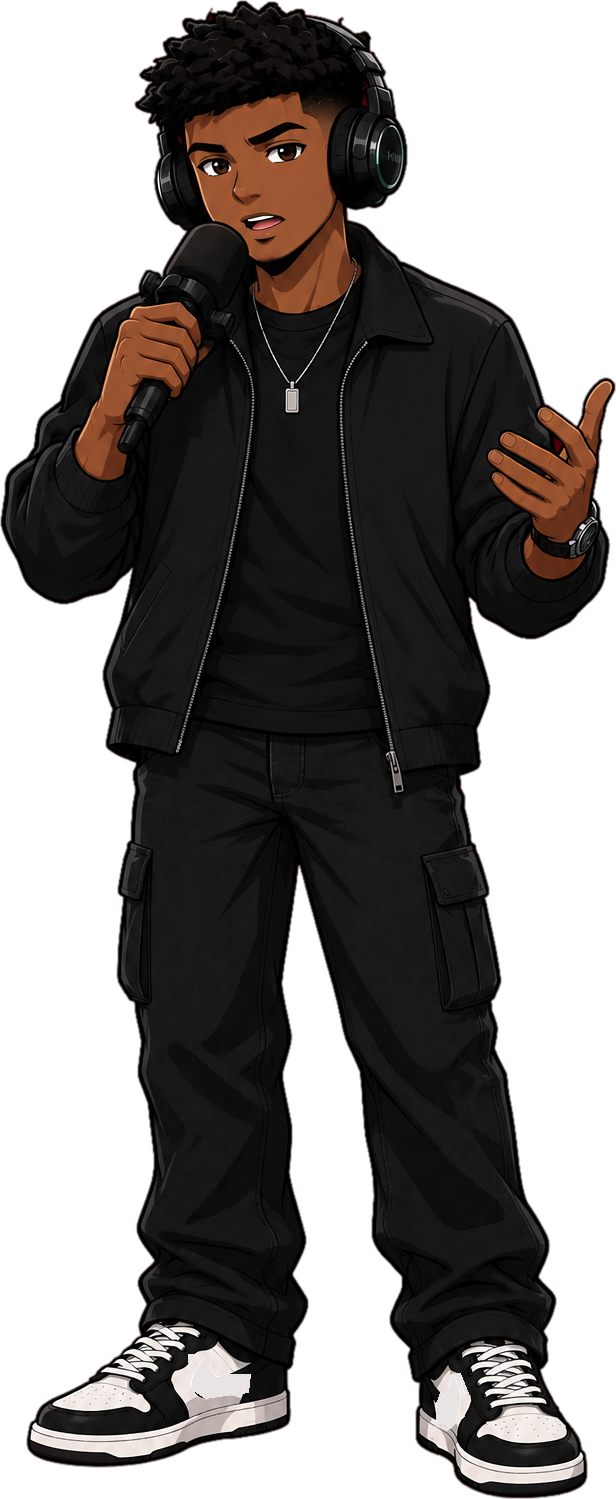
#> input picture assets/caso/apresentador.png, 616 x 1499 px
$ python -i caso_edicao.py   (imports and definitions only)
#> lines starting #> are read from the running program, lines starting #| are printed output that depends on the picture
"""
Caso Ao Vivo — edição profissional no estilo dos canais dark de investigação.

O que este módulo faz com as falas narradas:
- planos alternados do apresentador (aberto, médio e fechado), com movimento de câmera e paralaxe;
- cenas de apoio em motion graphics: número que conta, mapa com alvo, linha do tempo,
  documento datilografado, revelação em tipografia cinética e cartão final;
- cortes com flash e separação de cores, color grading frio/quente, grão de filme e vinheta;
- legendas por palavra sincronizadas com a voz, com palavras-chave em destaque e áreas seguras;
- trilha atmosférica com ducking, efeitos sonoros nos cortes e volume normalizado (-14 LUFS).

Tudo é desenhado aqui (Pillow + ffmpeg). Nenhuma imagem de terceiros é usada.
"""
import array
import math
import multiprocessing
import os
import random
import re
import subprocess
from pathlib import Path

from PIL import Image, ImageChops, ImageDraw, ImageFilter, ImageFont

RAIZ = Path(__file__).resolve().parent
ASSETS = RAIZ / "assets" / "caso"
FONTES = RAIZ / "assets" / "fontes"
FPS = 30

OURO = (205, 46, 58)          # acento: vermelho (nome mantido por compatibilidade)
OURO_VIVO = (255, 104, 112)   # palavra-chave na legenda
CINZA = (190, 194, 202)
VERMELHO = (226, 48, 62)
TEXTO = (242, 239, 232)
APAGADO = (150, 158, 172)
TIPOS = ("numero", "local", "data", "documento", "revelacao", "pergunta", "cartao")


# =====================================================================
# utilidades
# =====================================================================
def clamp(x, a=0.0, b=1.0):
    return a if x < a else b if x > b else x


def ease_out(x):
    x = clamp(x)
    return 1 - (1 - x) ** 3


def suave(x):
    x = clamp(x)
    return x * x * (3 - 2 * x)


def _h(n):
    n = (int(n) * 2654435761) & 0xFFFFFFFF
    return (n ^ (n >> 13)) & 0xFFFFFFFF


_cache_fontes = {}


# [25 lines left out: function _fonte, not called in this run]


def f_impacto(t): return _fonte(["Anton-Regular.ttf", "DejaVuSans-Bold.ttf"], t)
def f_serif(t): return _fonte(["DMSerifDisplay-Regular.ttf", "DejaVuSerif.ttf"], t)
def f_mono(t): return _fonte(["JetBrainsMono-Bold.ttf", "DejaVuSansMono-Bold.ttf"], t, "Bold")
def f_texto(t): return _fonte(["Rubik[wght].ttf", "Rubik-Medium.ttf", "DejaVuSans.ttf"], t, "Medium")
def f_maquina(t): return _fonte(["JetBrainsMono-Bold.ttf", "DejaVuSansMono.ttf"], t, "Regular")


_D = ImageDraw.Draw(Image.new("RGB", (1, 1)))


def largura(texto, fonte, esp=0):
    return _D.textlength(texto, font=fonte) + esp * max(0, len(texto) - 1)


# [19 lines left out: functions quebrar, ajustar, not called in this run]


class Sprite:
    """Texto pronto para colar: imagem RGBA e a posição da linha de base dentro dela."""

    # [56 lines left out: functions __init__, colar, colar, not called in this run]


def gradiente_v(w, h, topo, base):
    g = Image.linear_gradient("L").resize((w, h))
    return Image.merge("RGB", [g.point(lambda v, a=a, b=b: int(a + (b - a) * v / 255)) for a, b in zip(topo, base)])


# [9 lines left out: function brilho, not called in this run]


def _lut():
    canais = ([], [], [])
    for v in range(256):
        x = v / 255
        c = 0.62 * x + 0.38 * (x * x * (3 - 2 * x))       # curva em S (contraste)
        sombra, luz = (1 - c) ** 2, c ** 3
        canais[0].append(int(clamp(c - 0.014 * sombra + 0.040 * luz) * 255))
        canais[1].append(int(clamp(c + 0.012 * sombra + 0.006 * luz) * 255))
        canais[2].append(int(clamp(c + 0.045 * sombra - 0.035 * luz) * 255))
#> further down, picture is the input picture: PIL image 616x1499 RGBA; mean R, G, B, A 56.1, 18.5, 23, 143.9
    return canais[0] + canais[1] + canais[2]


LUT = _lut()


def graduar(img, cor=0.45):
    """Color grading documental: pouca saturação, sombras frias e contraste de cinema."""
#> called with cor = 0.45
    from PIL import ImageEnhance
    rgb = img.convert("RGB").point(LUT)
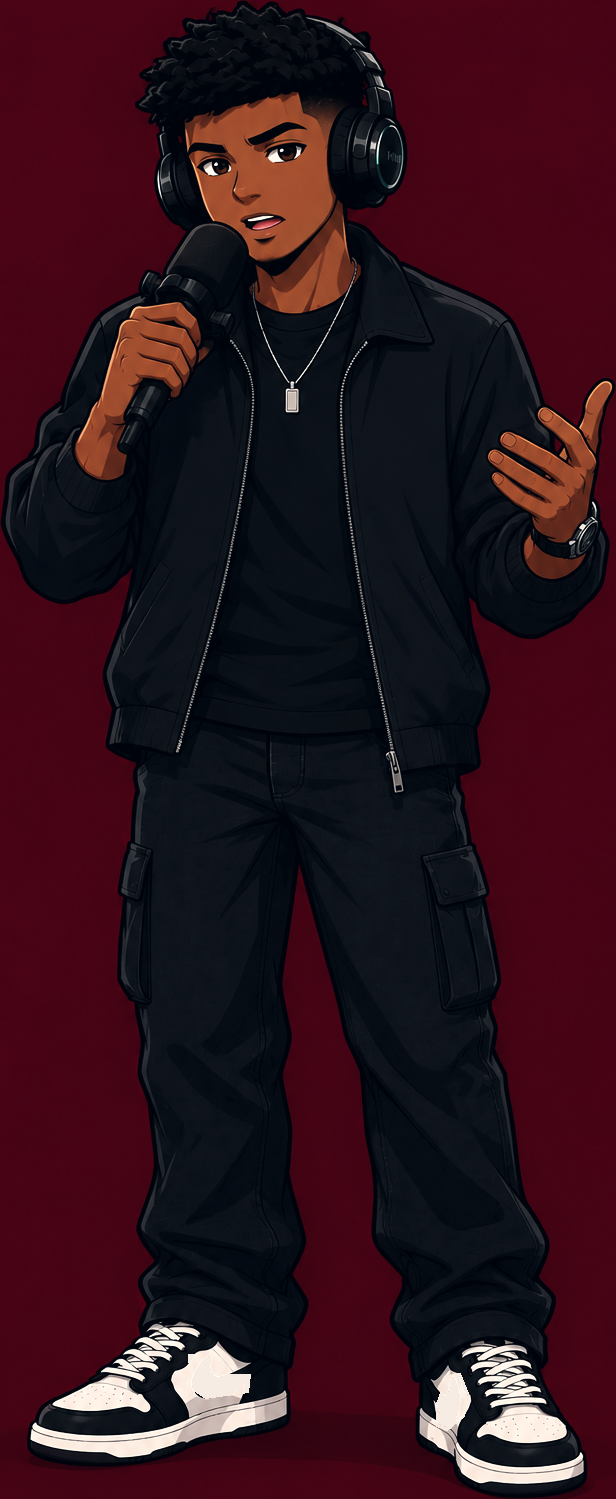
#> rgb: PIL image 616x1499 RGB; mean R, G, B 47.9, 18, 27.7
    return ImageEnhance.Color(rgb).enhance(cor).convert("RGBA")
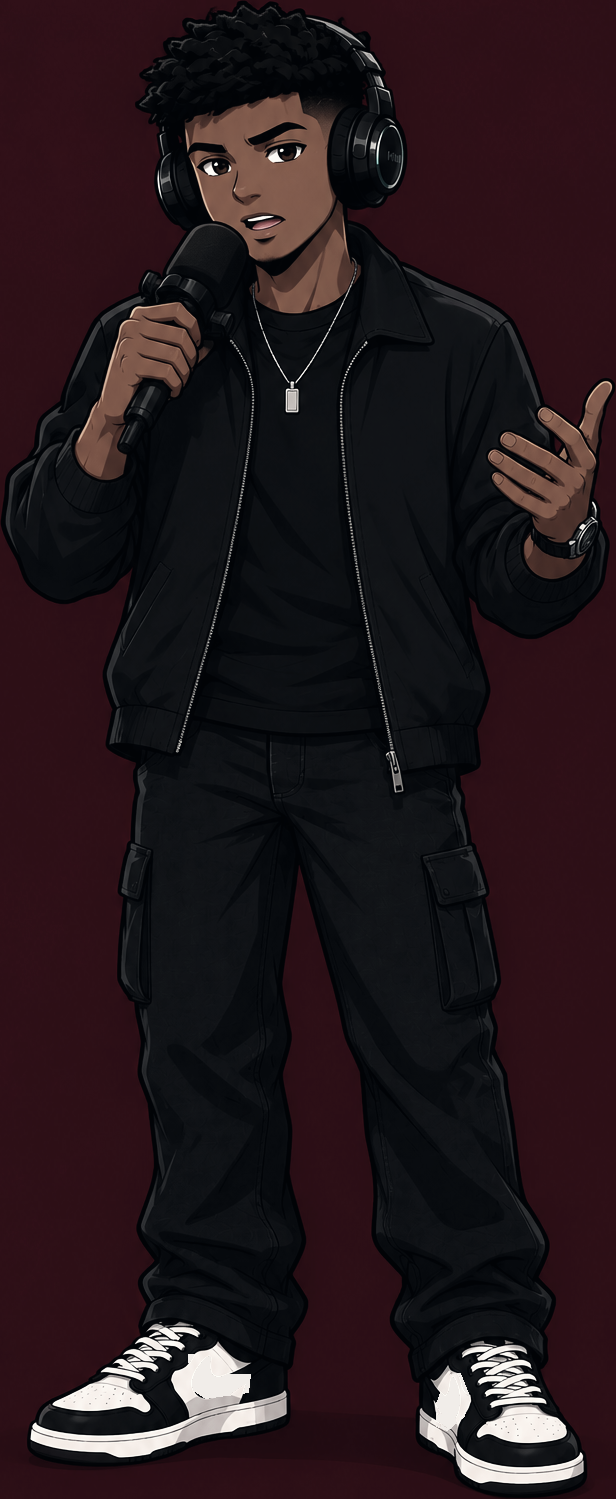
#> returned value: PIL image 616x1499 RGBA; mean R, G, B, A 36.4, 23.2, 27.5, 255


# [161 lines left out: functions vinheta, grao, painel, layout, placa_estudio, fundo_grafico, not called in this run]


class _Zoom:
    def __init__(self, L):
        self.L = L
        self._cz = {}

    # [11 lines left out: function zoom, not called in this run]


# =====================================================================
# apresentador
# =====================================================================
ENQUADRAMENTOS = {
    # zoom, ponto de foco (fração da altura do corpo, a partir do chão), posição na tela (fração)
    "aberto": (1.00, None, None),
    "medio": (1.55, 0.64, (0.50, 0.47)),
    "fechado": (2.10, 0.84, (0.50, 0.40)),
}


class Apresentador:
    # [50 lines left out: functions __init__, _geometria, quadro, not called in this run]


# =====================================================================
# artes de apoio
# =====================================================================
class G3D(_Zoom):
    """Cena em animação 3D (imagem gerada pelo criador): tela cheia, câmera em movimento e selo de dramatização."""

    # [37 lines left out: functions __init__, quadro, not called in this run]


class GArquivo(_Zoom):
    """Foto de arquivo real (licença livre): preto e branco, movimento lento e crédito do autor na tela."""

    # [75 lines left out: functions __init__, quadro, _num_br, not called in this run]


class GNumero(_Zoom):
    """Número que conta até o valor (ou um título forte, quando não há número)."""

    # [92 lines left out: functions __init__, _s1, quadro, _mapa, not called in this run]


class GLocal(_Zoom):
    """Mapa ilustrativo (não é o mapa real) com alvo pulsando e o nome do lugar."""

    # [50 lines left out: functions __init__, quadro, not called in this run]


class GData(_Zoom):
    """Linha do tempo com a data em destaque."""

    # [45 lines left out: functions __init__, quadro, not called in this run]


class GDocumento(_Zoom):
    """Folha datilografada com o resumo de um fato noticiado e um carimbo de fonte."""

    # [78 lines left out: functions __init__, quadro, not called in this run]

    def tempos(self, dur):
        t_digitar = min(2.6, max(0.8, dur * 0.55))
        return 0.25, t_digitar, 0.25 + t_digitar + 0.15


class GRevelacao(_Zoom):
    """Tipografia cinética: as palavras entram batendo, uma por vez."""

    # [38 lines left out: function __init__, not called in this run]

    def impactos(self):
        return [0.08 + i * 0.24 for i in range(len(self.sprites))]

    # [25 lines left out: function quadro, not called in this run]


class GPergunta(_Zoom):
    """Cartão final: a pergunta para os comentários e o convite para seguir."""

    # [91 lines left out: functions __init__, quadro, apoio_da_cena, tempos_palavras, not called in this run]


def _limpa(p):
    return re.sub(r"[^\wÀ-ÿ$%]", "", p.lower())


CHAVES_CANAL = {"desapareceu", "desapareceram", "desaparecimento", "sumiu", "crime", "crimes", "milhões", "milhão", "bilhões",
                "mistério", "misterioso", "investigação", "investigar", "segredo", "golpe", "golpes", "golpista", "fraude",
                "roubo", "furto", "assalto", "preso", "presa", "presos", "condenado", "condenada", "morto", "morta", "morte",
                "assassinato", "polícia", "ninguém", "nunca", "verdade"}


# [38 lines left out: functions marcar_chaves, paginas, not called in this run]


class Legendas:
    """Legenda do canal: texto branco em caixa alta, palavras-chave em vermelho, até 2 linhas.
    As palavras ainda não faladas aparecem mais apagadas (animação discreta, sincronizada com a voz)."""

    VERMELHO = (232, 52, 64)

    def __init__(self, L, pags):
        self.L, self.pags, self.cache, self.i = L, pags, {}, 0

    # [153 lines left out: functions _sprite, desenhar, planejar, not called in this run]


# =====================================================================
# áudio
# =====================================================================
def _ff(*args):
    subprocess.run(["ffmpeg", "-y", "-v", "error", *args], check=True)


# [64 lines left out: functions duracao, _pausa, ajuste_tempo, juntar_narracao, envelope, not called in this run]


SFX = {
    "passagem": "anoisesrc=color=pink:d=0.7:a=0.6,highpass=f=500,lowpass=f=5000,afade=t=in:d=0.3,afade=t=out:st=0.3:d=0.4",
    "impacto": "aevalsrc='0.9*sin(2*PI*(62-30*t)*t)*exp(-3.2*t)':s=48000:d=1.6,lowpass=f=900",
    "subida": "aevalsrc='0.25*sin(2*PI*(180+520*t*t)*t)*(t/1.3)':s=48000:d=1.3,afade=t=out:st=1.2:d=0.1",
    "carimbo": "aevalsrc='0.9*sin(2*PI*95*t)*exp(-16*t)+0.3*sin(2*PI*1800*t)*exp(-60*t)':s=48000:d=0.6",
    "pulso": "aevalsrc='0.45*sin(2*PI*660*t)*exp(-9*t)+0.3*sin(2*PI*330*t)*exp(-6*t)':s=48000:d=0.8",
}


# [361 lines left out: functions _sfx_arquivo, climas_das_cenas, trilha_sombria, mixar, montar, srt, not called in this run]

>>> from PIL import Image
>>> picture = Image.open('assets/caso/apresentador.png')
>>> result = graduar(picture)
